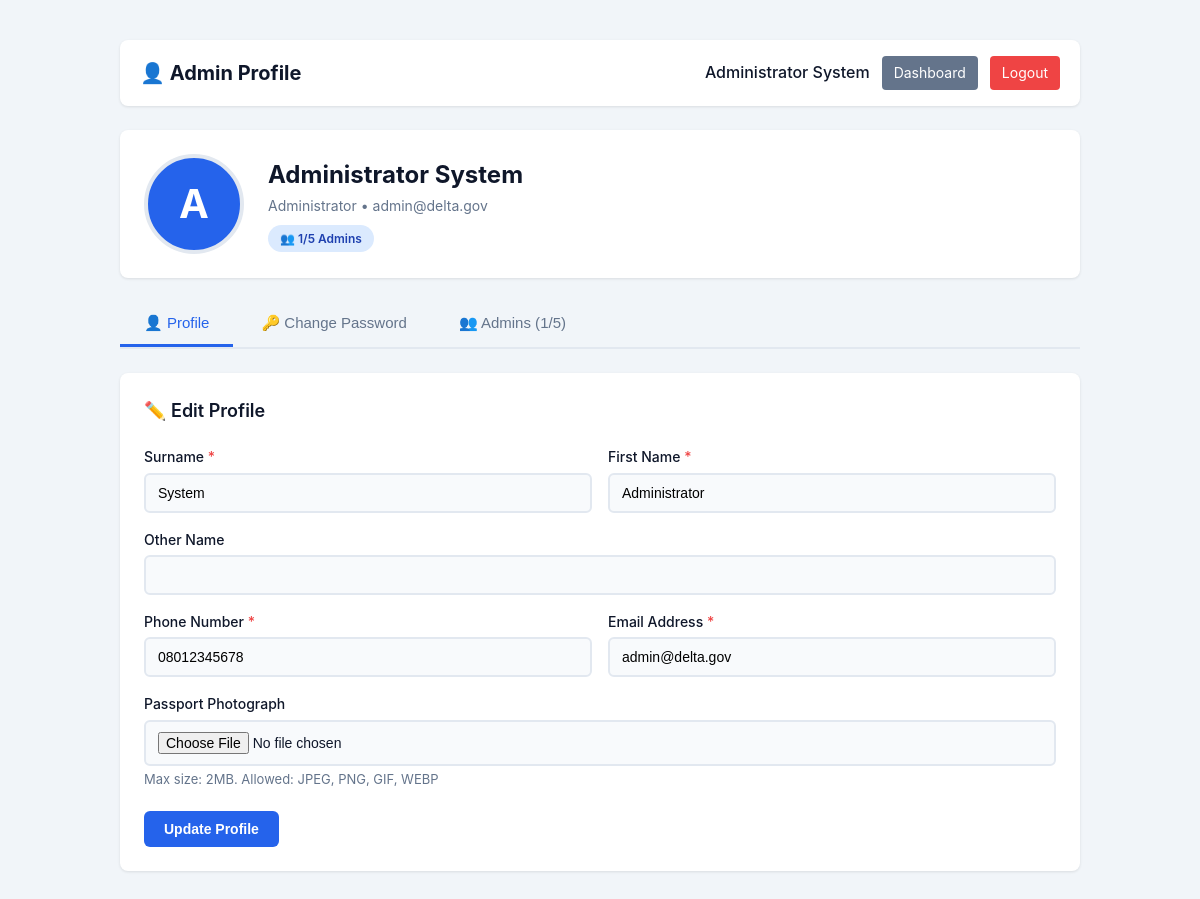
Screenshot of /admin_profile.php (signed in) with the database file from the repository.
### tables this page shows
CREATE TABLE users (
    id INT(11) AUTO_INCREMENT PRIMARY KEY,
    username VARCHAR(50) UNIQUE NOT NULL,
    employee_id VARCHAR(50) UNIQUE NOT NULL,
    surname VARCHAR(50) NOT NULL,
    first_name VARCHAR(50) NOT NULL,
    other_name VARCHAR(50) NULL,
    gender ENUM('Male', 'Female') NOT NULL,
    date_of_birth DATE NOT NULL,
    phone VARCHAR(20) NOT NULL,
    email VARCHAR(100) UNIQUE NOT NULL,
    passport_photo VARCHAR(255) NULL,
    password_hash VARCHAR(255) NOT NULL,
    role ENUM('admin', 'enumerator') DEFAULT 'enumerator',
    status ENUM('active', 'inactive', 'suspended') DEFAULT 'active',
    created_at TIMESTAMP DEFAULT CURRENT_TIMESTAMP,
    last_login TIMESTAMP NULL,
    created_by INT(11) NULL,
    reset_token VARCHAR(255) NULL,
    reset_token_expiry DATETIME NULL,
    FOREIGN KEY (created_by) REFERENCES users(id) ON DELETE SET NULL
);

### admin_profile.php (the view, shortened to what this page needs)
<?php
global $pdo;
$userId = $_SESSION['user_id'];
$activeTab = isset($_GET['tab']) ? $_GET['tab'] : 'profile';
$stmt = $pdo->prepare("
    SELECT u.*,
           (SELECT COUNT(*) FROM users WHERE role = 'admin' AND status = 'active') as total_admins
    FROM users u
    WHERE u.id = ?
");
$stmt->execute([$userId]);
$admin = $stmt->fetch();
$stmt = $pdo->query("SELECT COUNT(*) as total FROM users WHERE role = 'admin'");
$adminCount = $stmt->fetch()['total'];
?>
<!DOCTYPE html>
<html lang="en">
<head>
    <link rel="stylesheet" href="css/style.css">
</head>
<body>
    <div class="app-container">
        <nav class="mobile-nav">
            <div class="nav-header">
                <h2 style="font-size: 20px;">👤 Admin Profile</h2>
                <div class="user-menu">
                    <span style="font-weight: 500;"><?php echo htmlspecialchars($_SESSION['full_name'] ?? 'Admin'); ?></span>
                    <a href="admin_dashboard.php" class="btn-sm btn-secondary">Dashboard</a>
                    <a href="logout.php" class="btn-sm btn-danger">Logout</a>
                </div>
            </div>
        </nav>
        <div class="profile-header">
            <?php if ($admin['passport_photo']): ?>
                <img src="<?php echo htmlspecialchars($admin['passport_photo']); ?>" alt="Profile" class="profile-avatar">
            <?php else: ?>
                <div class="profile-avatar-placeholder">
                    <?php echo strtoupper(substr($admin['first_name'], 0, 1)); ?>
                </div>
            <?php endif; ?>
            <div class="profile-info">
                <h2><?php echo htmlspecialchars($admin['first_name'] . ' ' . $admin['surname']); ?></h2>
                <div class="role">Administrator • <?php echo htmlspecialchars($admin['email']); ?></div>
                <div class="admin-count">
                    👥 <?php echo $adminCount; ?>/5 Admins
                </div>
            </div>
        </div>
        <div class="tabs">
            <button class="tab <?php echo $activeTab === 'profile' ? 'active' : ''; ?>" onclick="window.location.href='admin_profile.php?tab=profile'">
                👤 Profile
            </button>
            <button class="tab <?php echo $activeTab === 'password' ? 'active' : ''; ?>" onclick="window.location.href='admin_profile.php?tab=password'">
                🔑 Change Password
            </button>
            <button class="tab <?php echo $activeTab === 'admins' ? 'active' : ''; ?>" onclick="window.location.href='admin_profile.php?tab=admins'">
                👥 Admins (<?php echo $adminCount; ?>/5)
            </button>
        </div>
        <?php if ($activeTab === 'profile'): ?>
        <div class="dashboard-card">
            <h3 style="margin-bottom: 20px;">✏️ Edit Profile</h3>
            <form method="POST" action="" enctype="multipart/form-data">
                <div class="form-row">
                    <div class="form-group">
                        <label for="surname">Surname <span class="required">*</span></label>
                        <input type="text" id="surname" name="surname" value="<?php echo htmlspecialchars($admin['surname']); ?>" required>
                    </div>
                    <div class="form-group">
                        <label for="first_name">First Name <span class="required">*</span></label>
                        <input type="text" id="first_name" name="first_name" value="<?php echo htmlspecialchars($admin['first_name']); ?>" required>
                    </div>
                </div>
                <div class="form-group">
                    <label for="other_name">Other Name</label>
                    <input type="text" id="other_name" name="other_name" value="<?php echo htmlspecialchars($admin['other_name'] ?? ''); ?>">
                </div>
                <div class="form-row">
                    <div class="form-group">
                        <label for="phone">Phone Number <span class="required">*</span></label>
                        <input type="tel" id="phone" name="phone" value="<?php echo htmlspecialchars($admin['phone']); ?>" required>
                    </div>
                    <div class="form-group">
                        <label for="email">Email Address <span class="required">*</span></label>
                        <input type="email" id="email" name="email" value="<?php echo htmlspecialchars($admin['email']); ?>" required>
                    </div>
                </div>
                <div class="form-group">
                    <label for="passport_photo">Passport Photograph</label>
                    <input type="file" id="passport_photo" name="passport_photo" accept="image/*">
                    <small class="text-muted">Max size: 2MB. Allowed: JPEG, PNG, GIF, WEBP</small>
                </div>
                <div style="display: flex; gap: 12px; margin-top: 20px;">
                    <button type="submit" class="btn btn-primary">Update Profile</button>
                </div>
            </form>
        </div>
        <?php endif; ?>
    </div>
</body>
</html>

### css/style.css (style rules this page uses)
* { margin: 0; padding: 0; box-sizing: border-box; }
:root { --primary: #2563eb; --primary-dark: #1d4ed8; --secondary: #64748b; --success: #22c55e; --danger: #ef4444; --warning: #f59e0b; --background: #f1f5f9; --card: #ffffff; --text: #0f172a; --text-secondary: #64748b; --shadow: 0 4px 6px -1px rgba(0, 0, 0, 0.1), 0 2px 4px -1px rgba(0, 0, 0, 0.06); --radius: 12px; --transition: all 0.3s ease; --chart-blue: #2563eb; --chart-green: #22c55e; --chart-red: #ef4444; --chart-yellow: #f59e0b; --chart-purple: #8b5cf6; --chart-pink: #ec4899; --chart-indigo: #6366f1; --chart-cyan: #06b6d4; --chart-orange: #f97316; --chart-teal: #14b8a6; }
body { font-family: -apple-system, BlinkMacSystemFont, 'Segoe UI', Roboto, 'Helvetica Neue', Arial, sans-serif; background: var(--background); color: var(--text); line-height: 1.6; min-height: 100vh; padding: 20px; }
.form-group { margin-bottom: 20px; }
.form-group label { display: block; font-size: 14px; font-weight: 500; margin-bottom: 6px; color: var(--text); }
.form-group input, .form-group select { width: 100%; padding: 12px 16px; border: 2px solid #e2e8f0; border-radius: 8px; font-size: 16px; transition: var(--transition); background: #f8fafc; -webkit-appearance: none; appearance: none; }
.form-group input::placeholder { color: #94a3b8; }
.btn { display: inline-block; padding: 12px 24px; font-size: 16px; font-weight: 600; border: none; border-radius: 8px; cursor: pointer; transition: var(--transition); text-align: center; text-decoration: none; -webkit-tap-highlight-color: transparent; }
.btn-primary { background: var(--primary); color: white; }
.btn-secondary { background: var(--secondary); color: white; }
.btn-danger { background: var(--danger); color: white; }
.btn-sm { padding: 6px 12px; font-size: 14px; }
.app-container { max-width: 1200px; margin: 0 auto; }
.mobile-nav { background: var(--card); border-radius: var(--radius); padding: 16px 20px; margin-bottom: 24px; box-shadow: var(--shadow); }
.nav-header { display: flex; justify-content: space-between; align-items: center; flex-wrap: wrap; gap: 12px; }
.nav-header h2 { font-size: 20px; font-weight: 700; }
.user-menu { display: flex; align-items: center; gap: 12px; }
.dashboard-card { background: var(--card); border-radius: var(--radius); box-shadow: var(--shadow); padding: 20px; }
.dashboard-card h3 { font-size: 18px; font-weight: 600; margin-bottom: 16px; }
.form-row { display: grid; grid-template-columns: 1fr 1fr; gap: 16px; }

### rows the page displays
users: first_name "A", first_name+surname "Administrator System", email "admin@delta.gov", surname "System", first_name "Administrator", phone "08012345678"

### other values shown
$_SESSION['full_name'] "Administrator System"
$adminCount "1"
